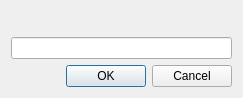
<?xml version="1.0" encoding="UTF-8"?>
<ui version="4.0">
 <class>AstroEnter</class>
 <widget class="QDialog" name="AstroEnter">
  <property name="geometry">
   <rect>
    <x>0</x>
    <y>0</y>
    <width>243</width>
    <height>98</height>
   </rect>
  </property>
  <property name="windowTitle">
   <string>Enter a Value</string>
  </property>
  <layout class="QGridLayout" name="gridLayout">
   <item row="0" column="0">
    <widget class="QLabel" name="Label">
     <property name="text">
      <string/>
     </property>
     <property name="wordWrap">
      <bool>false</bool>
     </property>
    </widget>
   </item>
   <item row="1" column="0" colspan="2">
    <widget class="QLineEdit" name="Name">
     <property name="maxLength">
      <number>50</number>
     </property>
    </widget>
   </item>
   <item row="2" column="1">
    <widget class="QDialogButtonBox" name="buttonBox">
     <property name="orientation">
      <enum>Qt::Horizontal</enum>
     </property>
     <property name="standardButtons">
      <set>QDialogButtonBox::Cancel|QDialogButtonBox::Ok</set>
     </property>
    </widget>
   </item>
  </layout>
 </widget>
 <resources>
  <include location="skylendar.qrc"/>
 </resources>
 <connections>
  <connection>
   <sender>buttonBox</sender>
   <signal>accepted()</signal>
   <receiver>AstroEnter</receiver>
   <slot>accept()</slot>
   <hints>
    <hint type="sourcelabel">
     <x>248</x>
     <y>254</y>
    </hint>
    <hint type="destinationlabel">
     <x>157</x>
     <y>274</y>
    </hint>
   </hints>
  </connection>
  <connection>
   <sender>buttonBox</sender>
   <signal>rejected()</signal>
   <receiver>AstroEnter</receiver>
   <slot>reject()</slot>
   <hints>
    <hint type="sourcelabel">
     <x>316</x>
     <y>260</y>
    </hint>
    <hint type="destinationlabel">
     <x>286</x>
     <y>274</y>
    </hint>
   </hints>
  </connection>
 </connections>
</ui>
